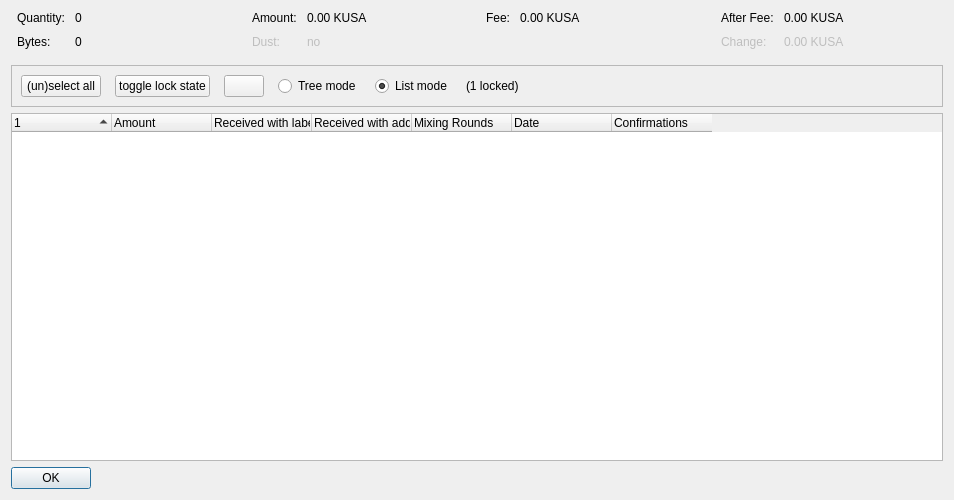
<?xml version="1.0" encoding="UTF-8"?>
<ui version="4.0">
 <class>CoinControlDialog</class>
 <widget class="QDialog" name="CoinControlDialog">
  <property name="geometry">
   <rect>
    <x>0</x>
    <y>0</y>
    <width>954</width>
    <height>500</height>
   </rect>
  </property>
  <property name="windowTitle">
   <string>Coin Selection</string>
  </property>
  <layout class="QVBoxLayout" name="verticalLayout">
   <item>
    <layout class="QHBoxLayout" name="horizontalLayoutTop" stretch="0,0,0,0">
     <property name="topMargin">
      <number>0</number>
     </property>
     <property name="bottomMargin">
      <number>10</number>
     </property>
     <item>
      <layout class="QFormLayout" name="formLayoutCoinControl1">
       <property name="horizontalSpacing">
        <number>10</number>
       </property>
       <property name="verticalSpacing">
        <number>10</number>
       </property>
       <property name="leftMargin">
        <number>6</number>
       </property>
       <property name="rightMargin">
        <number>6</number>
       </property>
       <item row="0" column="0">
        <widget class="QLabel" name="labelCoinControlQuantityText">
         <property name="text">
          <string>Quantity:</string>
         </property>
        </widget>
       </item>
       <item row="0" column="1">
        <widget class="QLabel" name="labelCoinControlQuantity">
         <property name="cursor">
          <cursorShape>IBeamCursor</cursorShape>
         </property>
         <property name="contextMenuPolicy">
          <enum>Qt::ActionsContextMenu</enum>
         </property>
         <property name="text">
          <string notr="true">0</string>
         </property>
         <property name="textInteractionFlags">
          <set>Qt::LinksAccessibleByMouse|Qt::TextSelectableByKeyboard|Qt::TextSelectableByMouse</set>
         </property>
        </widget>
       </item>
       <item row="1" column="0">
        <widget class="QLabel" name="labelCoinControlBytesText">
         <property name="text">
          <string>Bytes:</string>
         </property>
        </widget>
       </item>
       <item row="1" column="1">
        <widget class="QLabel" name="labelCoinControlBytes">
         <property name="cursor">
          <cursorShape>IBeamCursor</cursorShape>
         </property>
         <property name="contextMenuPolicy">
          <enum>Qt::ActionsContextMenu</enum>
         </property>
         <property name="text">
          <string notr="true">0</string>
         </property>
         <property name="textInteractionFlags">
          <set>Qt::LinksAccessibleByMouse|Qt::TextSelectableByKeyboard|Qt::TextSelectableByMouse</set>
         </property>
        </widget>
       </item>
      </layout>
     </item>
     <item>
      <layout class="QFormLayout" name="formLayoutCoinControl2">
       <property name="horizontalSpacing">
        <number>10</number>
       </property>
       <property name="verticalSpacing">
        <number>10</number>
       </property>
       <property name="leftMargin">
        <number>6</number>
       </property>
       <property name="rightMargin">
        <number>6</number>
       </property>
       <item row="0" column="0">
        <widget class="QLabel" name="labelCoinControlAmountText">
         <property name="text">
          <string>Amount:</string>
         </property>
        </widget>
       </item>
       <item row="0" column="1">
        <widget class="QLabel" name="labelCoinControlAmount">
         <property name="cursor">
          <cursorShape>IBeamCursor</cursorShape>
         </property>
         <property name="contextMenuPolicy">
          <enum>Qt::ActionsContextMenu</enum>
         </property>
         <property name="text">
          <string notr="true">0.00 KUSA</string>
         </property>
         <property name="textInteractionFlags">
          <set>Qt::LinksAccessibleByMouse|Qt::TextSelectableByKeyboard|Qt::TextSelectableByMouse</set>
         </property>
        </widget>
       </item>
       <item row="1" column="0">
        <widget class="QLabel" name="labelCoinControlLowOutputText">
         <property name="enabled">
          <bool>false</bool>
         </property>
         <property name="text">
          <string>Dust:</string>
         </property>
        </widget>
       </item>
       <item row="1" column="1">
        <widget class="QLabel" name="labelCoinControlLowOutput">
         <property name="enabled">
          <bool>false</bool>
         </property>
         <property name="cursor">
          <cursorShape>IBeamCursor</cursorShape>
         </property>
         <property name="contextMenuPolicy">
          <enum>Qt::ActionsContextMenu</enum>
         </property>
         <property name="text">
          <string notr="true">no</string>
         </property>
         <property name="textInteractionFlags">
          <set>Qt::LinksAccessibleByMouse|Qt::TextSelectableByKeyboard|Qt::TextSelectableByMouse</set>
         </property>
        </widget>
       </item>
      </layout>
     </item>
     <item>
      <layout class="QFormLayout" name="formLayoutCoinControl3">
       <property name="horizontalSpacing">
        <number>10</number>
       </property>
       <property name="verticalSpacing">
        <number>10</number>
       </property>
       <property name="leftMargin">
        <number>6</number>
       </property>
       <property name="rightMargin">
        <number>6</number>
       </property>
       <item row="0" column="0">
        <widget class="QLabel" name="labelCoinControlFeeText">
         <property name="text">
          <string>Fee:</string>
         </property>
        </widget>
       </item>
       <item row="0" column="1">
        <widget class="QLabel" name="labelCoinControlFee">
         <property name="cursor">
          <cursorShape>IBeamCursor</cursorShape>
         </property>
         <property name="contextMenuPolicy">
          <enum>Qt::ActionsContextMenu</enum>
         </property>
         <property name="text">
          <string notr="true">0.00 KUSA</string>
         </property>
         <property name="textInteractionFlags">
          <set>Qt::LinksAccessibleByMouse|Qt::TextSelectableByKeyboard|Qt::TextSelectableByMouse</set>
         </property>
        </widget>
       </item>
      </layout>
     </item>
     <item>
      <layout class="QFormLayout" name="formLayoutCoinControl4">
       <property name="horizontalSpacing">
        <number>10</number>
       </property>
       <property name="verticalSpacing">
        <number>10</number>
       </property>
       <property name="leftMargin">
        <number>6</number>
       </property>
       <property name="rightMargin">
        <number>6</number>
       </property>
       <item row="0" column="0">
        <widget class="QLabel" name="labelCoinControlAfterFeeText">
         <property name="text">
          <string>After Fee:</string>
         </property>
        </widget>
       </item>
       <item row="0" column="1">
        <widget class="QLabel" name="labelCoinControlAfterFee">
         <property name="cursor">
          <cursorShape>IBeamCursor</cursorShape>
         </property>
         <property name="contextMenuPolicy">
          <enum>Qt::ActionsContextMenu</enum>
         </property>
         <property name="text">
          <string notr="true">0.00 KUSA</string>
         </property>
         <property name="textInteractionFlags">
          <set>Qt::LinksAccessibleByMouse|Qt::TextSelectableByKeyboard|Qt::TextSelectableByMouse</set>
         </property>
        </widget>
       </item>
       <item row="1" column="0">
        <widget class="QLabel" name="labelCoinControlChangeText">
         <property name="enabled">
          <bool>false</bool>
         </property>
         <property name="text">
          <string>Change:</string>
         </property>
        </widget>
       </item>
       <item row="1" column="1">
        <widget class="QLabel" name="labelCoinControlChange">
         <property name="enabled">
          <bool>false</bool>
         </property>
         <property name="cursor">
          <cursorShape>IBeamCursor</cursorShape>
         </property>
         <property name="contextMenuPolicy">
          <enum>Qt::ActionsContextMenu</enum>
         </property>
         <property name="text">
          <string notr="true">0.00 KUSA</string>
         </property>
         <property name="textInteractionFlags">
          <set>Qt::LinksAccessibleByMouse|Qt::TextSelectableByKeyboard|Qt::TextSelectableByMouse</set>
         </property>
        </widget>
       </item>
      </layout>
     </item>
    </layout>
   </item>
   <item>
    <widget class="QFrame" name="frame">
     <property name="minimumSize">
      <size>
       <width>0</width>
       <height>40</height>
      </size>
     </property>
     <property name="frameShape">
      <enum>QFrame::StyledPanel</enum>
     </property>
     <property name="frameShadow">
      <enum>QFrame::Sunken</enum>
     </property>
     <layout class="QHBoxLayout" name="horizontalLayout">
      <item>
       <layout class="QHBoxLayout" name="horizontalLayoutPanel" stretch="0,0,0,0,0,0,0">
        <property name="spacing">
         <number>14</number>
        </property>
        <item>
         <widget class="QPushButton" name="pushButtonSelectAll">
          <property name="sizePolicy">
           <sizepolicy hsizetype="Maximum" vsizetype="Fixed">
            <horstretch>0</horstretch>
            <verstretch>0</verstretch>
           </sizepolicy>
          </property>
          <property name="text">
           <string>(un)select all</string>
          </property>
          <property name="autoDefault">
           <bool>false</bool>
          </property>
         </widget>
        </item>
        <item>
         <widget class="QPushButton" name="pushButtonToggleLock">
          <property name="sizePolicy">
           <sizepolicy hsizetype="Maximum" vsizetype="Fixed">
            <horstretch>0</horstretch>
            <verstretch>0</verstretch>
           </sizepolicy>
          </property>
          <property name="text">
           <string>toggle lock state</string>
          </property>
          <property name="autoDefault">
           <bool>false</bool>
          </property>
         </widget>
        </item>
        <item>
         <widget class="QPushButton" name="hideButton">
          <property name="sizePolicy">
           <sizepolicy hsizetype="Maximum" vsizetype="Fixed">
            <horstretch>0</horstretch>
            <verstretch>0</verstretch>
           </sizepolicy>
          </property>
          <property name="text">
           <string/>
          </property>
          <property name="autoDefault">
           <bool>false</bool>
          </property>
         </widget>
        </item>
        <item>
         <widget class="QRadioButton" name="radioTreeMode">
          <property name="sizePolicy">
           <sizepolicy hsizetype="Maximum" vsizetype="Fixed">
            <horstretch>0</horstretch>
            <verstretch>0</verstretch>
           </sizepolicy>
          </property>
          <property name="text">
           <string>Tree mode</string>
          </property>
         </widget>
        </item>
        <item>
         <widget class="QRadioButton" name="radioListMode">
          <property name="sizePolicy">
           <sizepolicy hsizetype="Maximum" vsizetype="Fixed">
            <horstretch>0</horstretch>
            <verstretch>0</verstretch>
           </sizepolicy>
          </property>
          <property name="text">
           <string>List mode</string>
          </property>
          <property name="checked">
           <bool>true</bool>
          </property>
         </widget>
        </item>
        <item>
         <widget class="QLabel" name="labelLocked">
          <property name="text">
           <string>(1 locked)</string>
          </property>
         </widget>
        </item>
        <item>
         <spacer name="horizontalSpacer">
          <property name="orientation">
           <enum>Qt::Horizontal</enum>
          </property>
          <property name="sizeHint" stdset="0">
           <size>
            <width>40</width>
            <height>20</height>
           </size>
          </property>
         </spacer>
        </item>
       </layout>
      </item>
     </layout>
    </widget>
   </item>
   <item>
    <widget class="CoinControlTreeWidget" name="treeWidget">
     <property name="contextMenuPolicy">
      <enum>Qt::CustomContextMenu</enum>
     </property>
     <property name="sortingEnabled">
      <bool>false</bool>
     </property>
     <property name="columnCount">
      <number>7</number>
     </property>
     <attribute name="headerShowSortIndicator" stdset="0">
      <bool>true</bool>
     </attribute>
     <attribute name="headerStretchLastSection">
      <bool>false</bool>
     </attribute>
     <column>
      <property name="text">
       <string/>
      </property>
     </column>
     <column>
      <property name="text">
       <string>Amount</string>
      </property>
     </column>
     <column>
      <property name="text">
       <string>Received with label</string>
      </property>
     </column>
     <column>
      <property name="text">
       <string>Received with address</string>
      </property>
     </column>
     <column>
      <property name="text">
       <string>Mixing Rounds</string>
      </property>
     </column>
     <column>
      <property name="text">
       <string>Date</string>
      </property>
     </column>
     <column>
      <property name="text">
       <string>Confirmations</string>
      </property>
      <property name="toolTip">
       <string>Confirmed</string>
      </property>
     </column>
    </widget>
   </item>
   <item>
    <widget class="QDialogButtonBox" name="buttonBox">
     <property name="sizePolicy">
      <sizepolicy hsizetype="Maximum" vsizetype="Fixed">
       <horstretch>0</horstretch>
       <verstretch>0</verstretch>
      </sizepolicy>
     </property>
     <property name="orientation">
      <enum>Qt::Horizontal</enum>
     </property>
     <property name="standardButtons">
      <set>QDialogButtonBox::Ok</set>
     </property>
    </widget>
   </item>
  </layout>
 </widget>
 <customwidgets>
  <customwidget>
   <class>CoinControlTreeWidget</class>
   <extends>QTreeWidget</extends>
   <header>qt/coincontroltreewidget.h</header>
  </customwidget>
 </customwidgets>
 <resources/>
 <connections/>
</ui>
